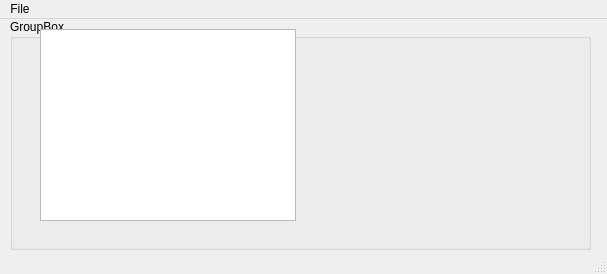
<?xml version="1.0" encoding="UTF-8"?>
<ui version="4.0">
 <class>MainWindow</class>
 <widget class="QMainWindow" name="MainWindow">
  <property name="geometry">
   <rect>
    <x>0</x>
    <y>0</y>
    <width>607</width>
    <height>274</height>
   </rect>
  </property>
  <property name="windowTitle">
   <string>MainWindow</string>
  </property>
  <widget class="QWidget" name="centralwidget">
   <widget class="QGroupBox" name="groupBox">
    <property name="geometry">
     <rect>
      <x>10</x>
      <y>0</y>
      <width>581</width>
      <height>231</height>
     </rect>
    </property>
    <property name="title">
     <string>GroupBox</string>
    </property>
    <widget class="QTableWidget" name="tableWidget">
     <property name="geometry">
      <rect>
       <x>30</x>
       <y>10</y>
       <width>256</width>
       <height>192</height>
      </rect>
     </property>
    </widget>
   </widget>
  </widget>
  <widget class="QStatusBar" name="statusbar"/>
  <widget class="QMenuBar" name="menubar">
   <property name="geometry">
    <rect>
     <x>0</x>
     <y>0</y>
     <width>607</width>
     <height>21</height>
    </rect>
   </property>
   <widget class="QMenu" name="menuFile">
    <property name="title">
     <string>File</string>
    </property>
    <addaction name="actionAdd"/>
    <addaction name="actionRemove"/>
    <addaction name="actionSearch"/>
   </widget>
   <addaction name="menuFile"/>
  </widget>
  <action name="actionAdd">
   <property name="text">
    <string>Add</string>
   </property>
  </action>
  <action name="actionRemove">
   <property name="text">
    <string>Remove</string>
   </property>
  </action>
  <action name="actionSearch">
   <property name="text">
    <string>Search</string>
   </property>
  </action>
 </widget>
 <resources/>
 <connections/>
</ui>
